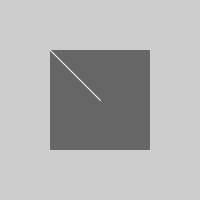
Frame 1 (no input)
Frame 60 (the mouse pressed at the canvas centre just before this capture): identical to frame 1, image omitted
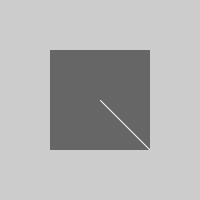
Frame 120 (the mouse held since frame 60 and released just before this capture)

The Processing sketch that drew these frames (run headless with seeded random() and noise(); from frame 60 on, the mouse is pressed at the canvas centre):

// Processing sketch: PGraphics_test
// ── PGraphics_test.pde
PGraphics pg;

void setup() {
  size(200, 200);
  pg = createGraphics(100, 100);
}

void draw() {
  pg.beginDraw();
  pg.background(102);
  pg.stroke(255);
  pg.line(pg.width*0.5, pg.height*0.5, mouseX, mouseY);
  pg.endDraw();
  image(pg, 50, 50); 
}
